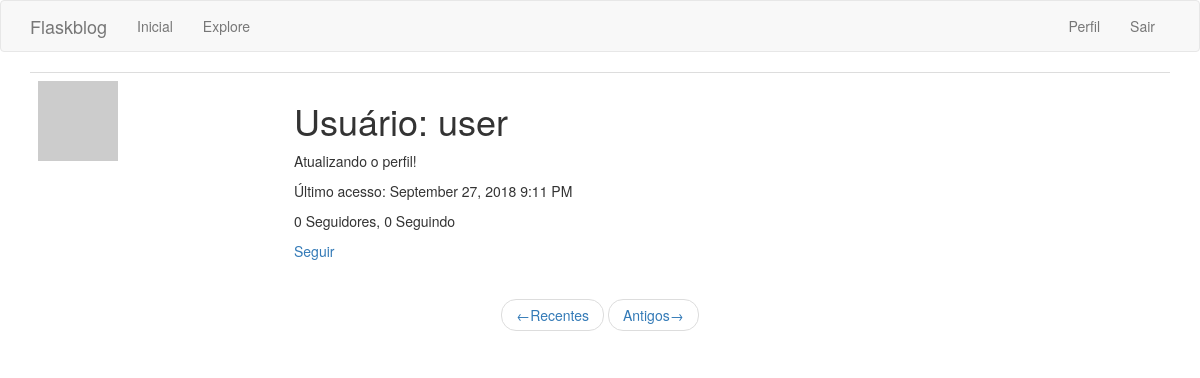
/user/user (signed in), run on an earlier commit of the app's database.
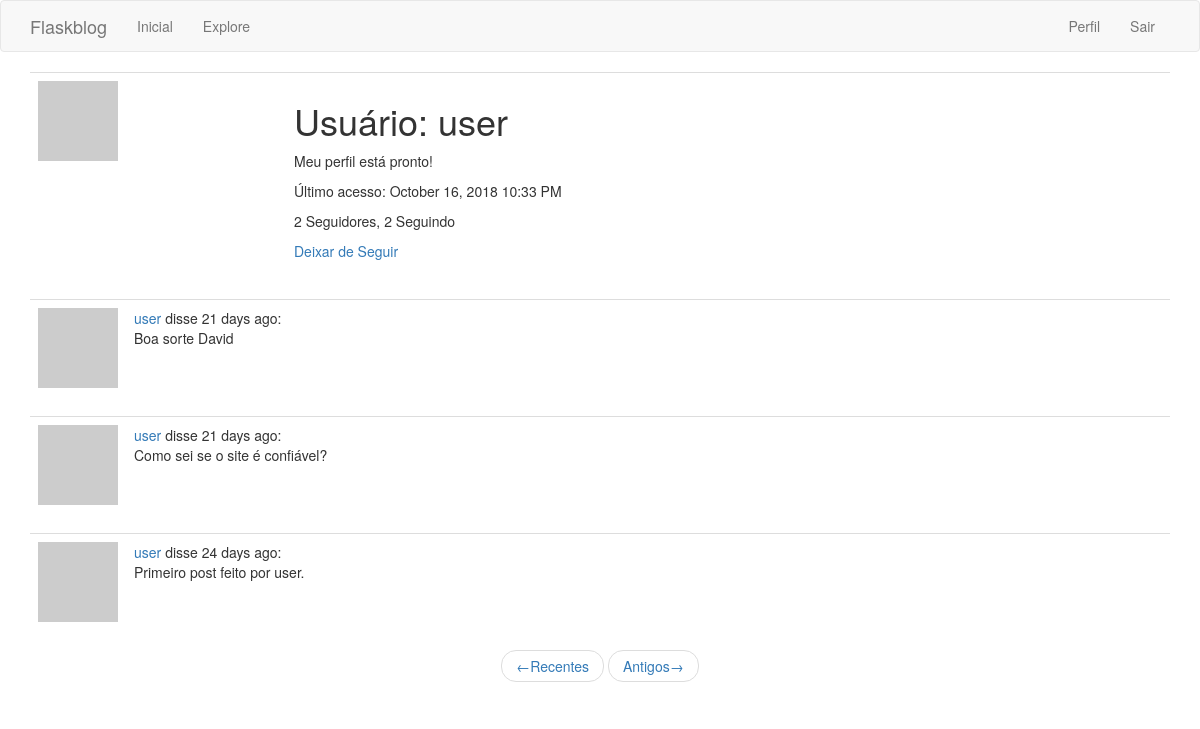
And on a later commit of the database.
### app/models.py (models this page shows, shortened)
class User(UserMixin, db.Model):
    id = db.Column(db.Integer, primary_key=True)
    username = db.Column(db.String(64), index=True, unique=True)
    email = db.Column(db.String(120), index=True, unique=True)
    password_hash = db.Column(db.String(128))
    posts = db.relationship('Post', backref='author', lazy='dynamic')
    about_me = db.Column(db.String(140))
    last_seen = db.Column(db.DateTime, default=datetime.utcnow)
    followed = db.relationship(
        'User', secondary=followers,
        primaryjoin=(followers.c.follower_id == id),
        secondaryjoin=(followers.c.followed_id == id),
        backref=db.backref('followers', lazy='dynamic'), lazy='dynamic')
    def avatar(self, size):
        digest = md5(self.email.lower().encode('utf-8')).hexdigest()
        return 'https://www.gravatar.com/avatar/{}?d=identicon&s={}'.format(
            digest, size)
    def is_following(self, user):
        return self.followed.filter(
            followers.c.followed_id == user.id).count() > 0

class Post(db.Model):
    id = db.Column(db.Integer, primary_key=True)
    body = db.Column(db.String(140))
    timestamp = db.Column(db.DateTime, index=True, default=datetime.utcnow)
    user_id = db.Column(db.Integer, db.ForeignKey('user.id'))

### app/routes.py (the view)
@app.route('/user/<username>')
@login_required
def user(username):
    user = User.query.filter_by(username=username).first_or_404()
    page = request.args.get('page', 1, type=int)
    posts = user.posts.order_by(Post.timestamp.desc()).paginate(
        page, app.config['POSTS_PER_PAGE'], False)
    next_url = url_for('user', username=user.username, page=posts.next_num) \
        if posts.has_next else None
    prev_url = url_for('user', username=user.username, page=posts.prev_num) \
        if posts.has_prev else None
    return render_template('user.html', user=user, posts=posts.items,
                            prev_url=prev_url, next_url=next_url)

### app/models.py (called while the page is built)
@login.user_loader
def load_user(id):
    return User.query.get(int(id))

### app/routes.py (called while the page is built)
@app.before_request
def before_request():
    if current_user.is_authenticated:
        current_user.last_seen = datetime.utcnow()
        db.session.commit()

### app/templates/user.html
{% extends "base.html" %}
{% block app_content %}
<table class="table table-hover">
	<tr>
		<td width="256px"><img src="{{ user.avatar(256) }}"></td>
		<td>
			<h1>Usuário: {{ user.username }}</h1>
			{% if user.about_me %}
				<p>{{ user.about_me }}</p>
			{% endif %}
			{% if user.last_seen %}
				<p>Último acesso: {{ moment(user.last_seen).format('LLL') }}</p>
			{% endif %}
			<p>
				{{ user.followers.count() }} Seguidores,
				{{ user.followed.count() }} Seguindo
			</p>
			{% if user == current_user %}
				<p><a href="{{ url_for('edit_profile') }}">Editar perfil</a></p>
			{% elif not current_user.is_following(user) %}
				<p><a href="{{ url_for('follow', username=user.username) }}">Seguir</a></p>
			{% else %}
				<p><a href="{{ url_for('unfollow', username=user.username) }}">Deixar de Seguir</a></p>
			{% endif %}
		</td>
	</tr>
</table>
{% for post in posts %}
	{% include "_post.html" %}
{% endfor %}
<nav aria-label="...">
	<ul class="pager">
		<li class="previous{% if not prev_url %}disabled{% endif %}">
			<a href="{{ prev_url or '#' }}">
				<span aria-hidden="true">&larr;</span>Recentes
			</a>
		</li>
		<li class="next{% if not next_url %}disabled{% endif %}">
			<a href="{{ next_url or '#' }}">
				Antigos<span aria-hidden="true">&rarr;</span>
			</a>
		</li>
	</ul>
</nav>
{% endblock %}

### app/templates/base.html (shortened to what this page needs)
{% extends 'bootstrap/base.html' %}
{% block navbar %}
	<nav class="navbar navbar-default">
		<div class="container">
			<div class="navbar-header">
				<a class="navbar-brand" href="{{ url_for('index') }}">Flaskblog</a>
			</div>
			<div class="collapse navbar-collapse" id="bs-example-navbar-collapse-1">
				<ul class="nav navbar-nav">
					<li><a href="{{ url_for('index') }}">Inicial</a></li>
					<li><a href="{{ url_for('explore') }}">Explore</a></li>
				</ul>
				<ul class="nav navbar-nav navbar-right">
					{% if current_user.is_anonymous %}
					<li><a href="{{ url_for('login') }}">Entrar</a></li>
					{% else %}
					<li><a href="{{ url_for('user', username=current_user.username) }}">Perfil</a></li>
					<li><a href="{{ url_for('logout') }}">Sair</a></li>
					{% endif %}
				</ul>
			</div>
		</div>
	</nav>
{% endblock %}
{% block content %}
	<div class="container">
		{% block app_content %}{% endblock %}
	</div>
{% endblock %}

### app/templates/_post.html
<table class="table table-hover">
	<tr>
		<td width="70px">
			<a href="{{ url_for('user', username=post.author.username) }}">
				<img src="{{ post.author.avatar(70) }}" />
			</a>
		</td>
		<td>
			<a href="{{ url_for('user', username=post.author.username) }}">
				{{ post.author.username }}
 			</a>
			disse {{ moment(post.timestamp).fromNow() }}:
			<br>
			{{ post.body }}
		</td>
	</tr>
</table>

What changed in the data, as far as the page shows it:
changed User "user": about_me "Atualizando o perfil!" → "Meu perfil está pronto!"; last_seen "September 27, 2018 9:11 PM" → "October 16, 2018 10:33 PM"
added Post: author.username "user", timestamp "21 days ago", body "Boa sorte David"
added Post: author.username "user", timestamp "21 days ago", body "Como sei se o site é confiável?"
added Post: author.username "user", timestamp "24 days ago", body "Primeiro post feito por user."
Also different on the page:
{{ user.followers.count() }}: "0" → "2"
{{ user.followed.count() }}: "0" → "2"
text no longer shown: "Seguir"
text now shown: "Deixar de Seguir"
